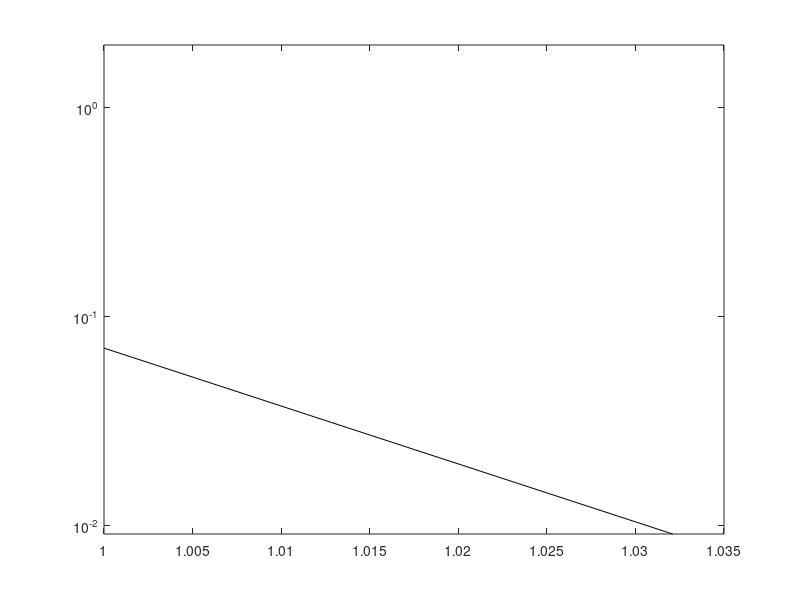

Write the MATLAB code that produced this figure.
function [eta,d_range,time,rmse] = entmcbench(type,sigma)
%ENTMCBENCH Benchmark of Monte Carlo estimators of the entropy (for Gaussian mixtures)

if nargin < 1 || isempty(type); type = 1; end
if nargin < 2 || isempty(sigma); sigma = 1; end
 
eta = []; d_range = []; time = []; rmse = [];

switch type
    case 0
        entk1_plot(sigma);
    case 1
        [eta,d_range,time,rmse] = entk1_benchmark(sigma);
    case 2
        [eta,d_range,time,rmse] = entk2_benchmark();        
    case 3
        [eta_min,d_range,time,rmse] = entk1isa_benchmark(sigma);
end



end

%--------------------------------------------------------------------------
function entk1_plot(sigma)

lb = -10;
ub = 10;
xx = linspace(lb,ub,1e6);
eta = 1.321;

p = normpdf(xx,0,sigma);
y = p.*abs(log(p+realmin));
plot(xx,y,'k--','LineWidth',2); hold on;
plot(xx,p/max(p)*max(y),'k-','LineWidth',2);
p_eta = normpdf(xx,0,sigma*eta);
plot(xx,p_eta/max(p_eta)*max(y),'b:','LineWidth',2);


end

%--------------------------------------------------------------------------
function [eta_min,d_range,time,rmse] = entk1_benchmark(sigma)
%ENTK1_BENCHMARK Benchmark of Monte Carlo methods for entropy estimation

if nargin < 1 || isempty(sigma); sigma = 1; end

% Single multivariate normal

% Best for D = 1 is eta = 1.321
% Then it falls down linearly in D: eta_best(D) ~ 1 + (eta_best(1) - 1)/D

d_range = [1 2 3 5 10 15 20];
d_range = 10;
Niter = 1e4;
Ns = 1000;

% eta_range = linspace(1,1.4,21);

for iD = 1:numel(d_range)
    D = d_range(iD);
    Htrue = 0.5*D*(1 + log(2*pi*sigma^2));
    nf = 1/(2*pi)^(D/2)/sigma^D;    % Common normalization factor
    eta_range = [1,1 + 0.321/D];
    
    bias = zeros(1,numel(eta_range));
    variance = bias;
    rmse = bias;
    time = bias;
    
    for iEta = 1:numel(eta_range)        
        H = zeros(1,Niter);
        
        eta = eta_range(iEta);
        tstart = tic;
        if eta == 1
            for i = 1:Niter
                Xs = randn(D,Ns)*sigma;
                x2sum = sum(Xs.^2,1)/sigma^2;
                ys = nf*exp(-0.5*x2sum);
                H(i) = -sum(log(ys))/Ns;
            end
        else
            for i = 1:Niter
                Xs = randn(D,Ns)*eta*sigma;
                x2sum = sum(Xs.^2,1)/sigma^2;
                ys = nf*exp(-0.5*x2sum);
                w = ys./(nf/eta^D*exp(-0.5*x2sum/eta^2));
                H(i) = -sum(w.*log(ys))/Ns;
            end
        end
        t = toc(tstart);
        bias(iEta) = Htrue - mean(H);
        variance(iEta) = var(H,1);
        rmse(iEta) = sqrt(mean((H - Htrue).^2));
        time(iEta) = t;
    end
    
    plot(eta_range,rmse,'k-'); hold on;
    ylim([0 2]);
    set(gca,'Yscale','log');
    drawnow;
    
    [~,idx] = min(rmse);
    eta_min(iD) = eta_range(idx);
end
   

end


%--------------------------------------------------------------------------
function [eta_min,d_range,time,rmse] = entk1isa_benchmark(sigma)
%ENTK1ISA_BENCHMARK Benchmark of Monte Carlo methods for entropy estimation

if nargin < 1 || isempty(sigma); sigma = 1; end

% Single multivariate normal

% Best for D = 1 is eta = 1.321
% Then it falls down linearly in D: eta_best(D) ~ 1 + (eta_best(1) - 1)/D

d_range = [1 2 3 5 10 15 20];
d_range = 10;
Niter = 1e4;
Ns = 1000;

for iD = 1:numel(d_range)
    D = d_range(iD);
    Htrue = 0.5*D*(1 + log(2*pi*sigma^2));
    nf = 1/(2*pi)^(D/2)/sigma^D;    % Common normalization factor
    
    bias = 0;
    variance = bias;
    rmse = bias;
    time = bias;
    
    eta = 1;
    H = zeros(1,Niter);        
    tstart = tic;
    for i = 1:Niter
        % First draw
        Xs = randn(D,Ns/2)*eta*sigma;
        x2sum = sum(Xs.^2,1)/sigma^2;
        ys = nf*exp(-0.5*x2sum);
        ys = ys.*abs(log(ys));
        w = ys./exp(-0.5*x2sum/eta^2);
        w = w/sum(w);
        
        % Second draw
        mu_star = sum(bsxfun(@times,w,Xs),2);
        dXs = bsxfun(@minus,Xs,mu_star);
        Sigma_star = bsxfun(@times,w,dXs)*dXs'/(1-sum(w.^2));        
        L = chol(Sigma_star);
        
        % Second draw
        Xs = bsxfun(@plus,(randn(Ns/2,D)*L)',mu_star);        
        x2sum = sum(Xs.^2,1)/sigma^2;
        ys = nf*exp(-0.5*x2sum);
        % ys2 = ys.*log(ys);
        w = ys./mvnpdf(Xs',mu_star',Sigma_star)';
        w = w/sum(w);
                
        H(i) = -sum(w.*log(ys));
    end
    t = toc(tstart);
    bias = Htrue - mean(H);
    variance = var(H,1);
    rmse = sqrt(mean((H - Htrue).^2));
    time = t;
    
    %plot(eta_range,rmse,'k-'); hold on;
    %ylim([0 2]);
    %set(gca,'Yscale','log');
    %drawnow;
    
    %[~,idx] = min(rmse);
    eta_min = [];
end
   

end
%--------------------------------------------------------------------------
function [eta_range,d_range,time,rmse] = entk2_benchmark()
%ENTK2_BENCHMARK Benchmark of Monte Carlo methods for entropy estimation

% Mixture of two multivariate normal

d_range = [1 2 3 5 10 15 20];
% d_range = 1;
d_range = 1;
Niter = 1e5;
Ns = 25;

%eta_range = linspace(1.32,1.324,5);

dmu_range = linspace(0,5,11);
sigma_range = [0.01,0.05,0.1,0.2,0.5,1];

bias = zeros(2,numel(dmu_range));
variance = bias;
rmse = bias;
time = bias;

for iSigma = 1:numel(sigma_range)
    sigmafrac = sigma_range(iSigma);
    for iDmu = 1:numel(dmu_range)
        dmu = dmu_range(iDmu)


        for iD = 1:numel(d_range)
            D = d_range(iD);
            eta_range = [1,1 + 0.321/D];
            Htrue = entk2(D,dmu,sigmafrac);
            nf = 1/(2*pi)^(D/2);            % Common normalization factor


            for iEta = 1:numel(eta_range)        
                H = zeros(1,Niter);

                eta = eta_range(iEta);
                tstart = tic;
                if eta == 1
                    for i = 1:Niter
                        Xs = randn(D,Ns);
                        x2sum = sum(Xs.^2,1);
                        xmu2sum = sum((Xs-dmu).^2,1);
                        ys = nf*(0.5*exp(-0.5*x2sum) + 0.5*exp(-0.5*xmu2sum/sigmafrac^2)/sigmafrac^D);        
                        H(i) = H(i)-0.5*sum(log(ys))/Ns;

                        Xs = randn(D,Ns)*sigmafrac + dmu;
                        x2sum = sum(Xs.^2,1);
                        xmu2sum = sum((Xs-dmu).^2,1);
                        ys = nf*(0.5*exp(-0.5*x2sum) + 0.5*exp(-0.5*xmu2sum/sigmafrac^2)/sigmafrac^D);
                        H(i) = H(i)-0.5*sum(log(ys))/Ns;
                    end
                else
                    for i = 1:Niter
                        Xs = randn(D,Ns)*eta;
                        x2sum = sum(Xs.^2,1);
                        xmu2sum = sum((Xs-dmu).^2,1)/sigmafrac^2;
                        ys = nf*(0.5*exp(-0.5*x2sum) + 0.5*exp(-0.5*xmu2sum)/sigmafrac^D);
                        w = exp(-0.5*x2sum*(1-1/eta^2))*eta^D;
                        H(i) = H(i)-0.5*sum(w.*log(ys))/Ns;

                        Xs = randn(D,Ns)*eta*sigmafrac + dmu;
                        x2sum = sum(Xs.^2,1);
                        xmu2sum = sum((Xs-dmu).^2,1)/sigmafrac^2;
                        ys = nf*(0.5*exp(-0.5*x2sum) + 0.5*exp(-0.5*xmu2sum)/sigmafrac^D);
                        w = exp(-0.5*xmu2sum*(1-1/eta^2))*eta^D;
                        H(i) = H(i)-0.5*sum(w.*log(ys))/Ns; 
                    end
                end
                t = toc(tstart);
                bias(iEta,iDmu) = Htrue - mean(H);
                variance(iEta,iDmu) = var(H,1);
                rmse(iEta,iDmu) = sqrt(mean((H - Htrue).^2));
                time(iEta) = t;
            end

        end


    end

    plot(dmu_range,rmse(1,:),'k-'); hold on;
    plot(dmu_range,rmse(2,:),'k--'); hold on;
    ylim([0 0.5]);
    % set(gca,'Yscale','log');
    drawnow;

    %[~,idx] = min(rmse);
    %eta_min(iD) = eta_range(idx);
end

end

%--------------------------------------------------------------------------
function H = entk2(D,dmu,sigmafrac)
%ENTK2 Entropy of a mixture of two Gaussians.

sd_max = max(1,sigmafrac);

if D == 1
    lb = -10*sd_max;
    ub = dmu + 10*sd_max;
    fun1 = @(x) -0.5*normpdf(x,0,1).*log(0.5*normpdf(x,0,1) + 0.5*normpdf(x,dmu,sigmafrac));
    fun2 = @(x) -0.5*normpdf(x,dmu,sigmafrac).*log(0.5*normpdf(x,0,1) + 0.5*normpdf(x,dmu,sigmafrac));
    
    xx = linspace(lb,ub,1e6);
    i1 = qtrapz(fun1(xx))*(xx(2)-xx(1));
    i2 = qtrapz(fun2(xx))*(xx(2)-xx(1));    
    %i1 = integral(fun1,lb,ub);
    %i2 = integral(fun2,lb,ub);
    H = i1 + i2;
    
else
    % Compute volume element
    n = D-1;
    Vn = pi^(n/2)/gamma(1+n/2);
    
end
    
    
    
    




end
